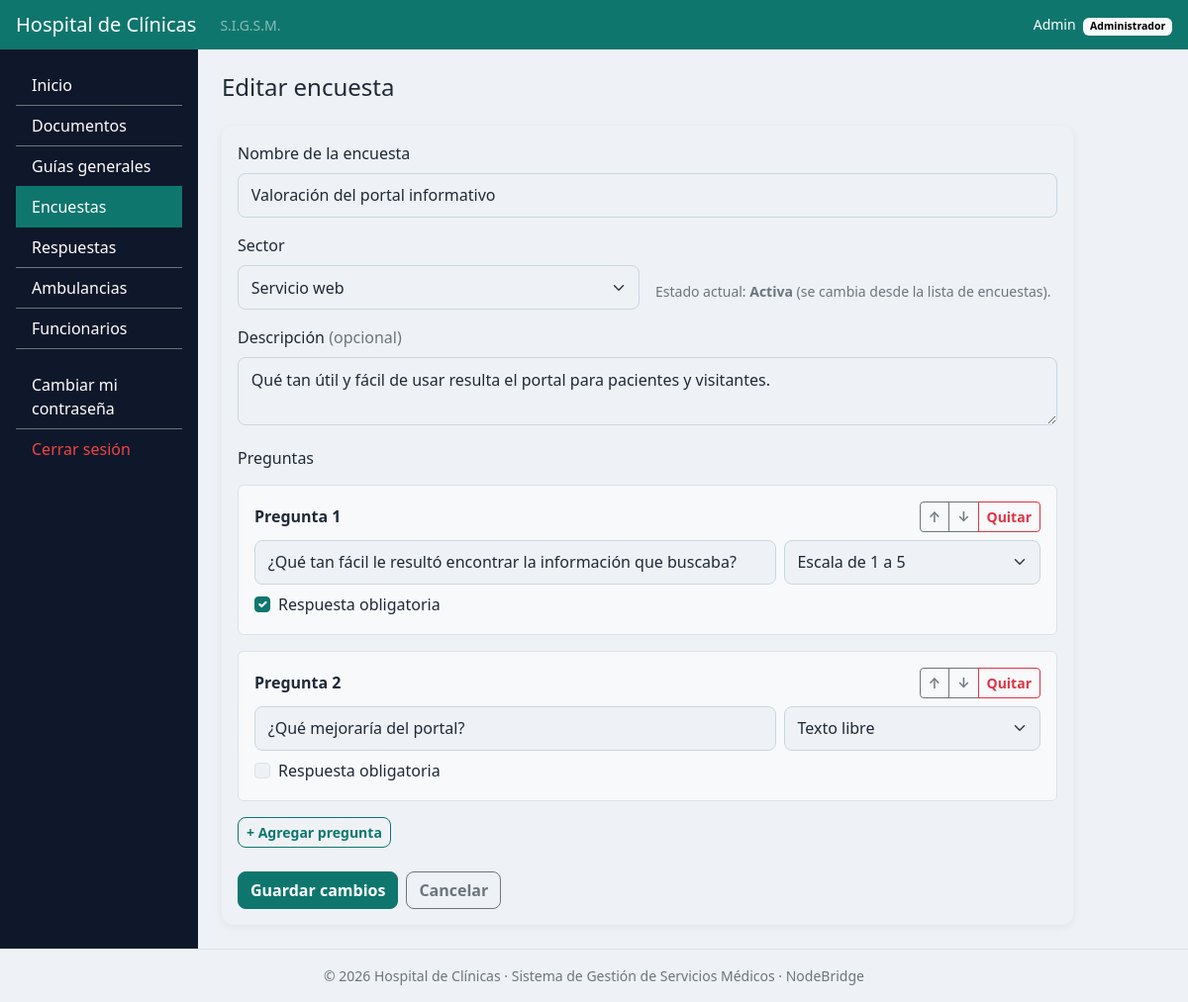
The app's page /encuestas/formulario.php?id=2 (signed in) with its own data.
### tables this page shows
CREATE TABLE `funcionario` (
  `id_funcionario` INT AUTO_INCREMENT PRIMARY KEY,
  `nombre` VARCHAR(50) NOT NULL UNIQUE,           
  `contrasena` VARCHAR(255) NOT NULL,             
  `id_rol` INT NOT NULL,
  `activo` TINYINT(1) NOT NULL DEFAULT 1,         
  `email` VARCHAR(70) NULL UNIQUE,
  `cedula` VARCHAR(8) NULL UNIQUE,                 
  `debe_cambiar_clave` TINYINT(1) NOT NULL DEFAULT 0,   
  CONSTRAINT `fk_funcionario_rol` FOREIGN KEY (`id_rol`) REFERENCES `rol` (`id_rol`)
);

CREATE TABLE `rol` (
  `id_rol` INT NOT NULL PRIMARY KEY,
  `nombre_rol` VARCHAR(40) NOT NULL
);

CREATE TABLE `encuesta` (
  `id_encuesta` INT AUTO_INCREMENT PRIMARY KEY,
  `titulo_encuesta` VARCHAR(150) NOT NULL,
  `descripcion` VARCHAR(500) NULL,
  `id_sector` INT NOT NULL,
  `id_funcionario` INT NOT NULL,                  
  `activa` TINYINT(1) NOT NULL DEFAULT 0,         
  `estado_portal` TINYINT(1) NOT NULL DEFAULT 0,  
  `fecha_creacion` DATETIME NOT NULL DEFAULT CURRENT_TIMESTAMP,
  `fecha_modificacion` DATETIME NOT NULL DEFAULT CURRENT_TIMESTAMP ON UPDATE CURRENT_TIMESTAMP,
  UNIQUE KEY `uq_encuesta_sector_titulo` (`id_sector`, `titulo_encuesta`),
  INDEX `idx_encuesta_titulo` (`titulo_encuesta`),
  CONSTRAINT `fk_encuesta_id_sector` FOREIGN KEY (`id_sector`) REFERENCES `sector` (`id_sector`),
  CONSTRAINT `fk_encuesta_id_funcionario` FOREIGN KEY (`id_funcionario`) REFERENCES `funcionario` (`id_funcionario`)
);

CREATE TABLE `sector` (
  `id_sector` INT AUTO_INCREMENT PRIMARY KEY,
  `nombre_sector` VARCHAR(60) NOT NULL UNIQUE
);

CREATE TABLE `pregunta` (
  `id_pregunta` INT AUTO_INCREMENT PRIMARY KEY,
  `id_encuesta` INT NOT NULL,
  `texto_pregunta` VARCHAR(255) NOT NULL,
  `tipo` ENUM('escala', 'opcion', 'texto') NOT NULL DEFAULT 'escala',   
  `opciones` TEXT NULL,                           
  `obligatoria` TINYINT(1) NOT NULL DEFAULT 1,
  `orden` SMALLINT NOT NULL DEFAULT 1,
  INDEX `idx_pregunta_encuesta` (`id_encuesta`, `orden`),
  CONSTRAINT `fk_pregunta_id_encuesta` FOREIGN KEY (`id_encuesta`) REFERENCES `encuesta` (`id_encuesta`) ON DELETE CASCADE
);

### includes/helpers.php (called while the page is built, shortened)
<?php
function base_url(): string
{
    $manual = getenv('BASE_URL');
    $raiz = str_replace('\\', '/', (string) realpath(__DIR__ . '/..')) . '/';
    $script = str_replace('\\', '/', (string) realpath((string) ($_SERVER['SCRIPT_FILENAME'] ?? '')));
    $urlScript = (string) parse_url((string) ($_SERVER['SCRIPT_NAME'] ?? ''), PHP_URL_PATH);
    if ($script !== '' && strpos($script, $raiz) === 0) {
        $relativa = '/' . substr($script, strlen($raiz));
        if (substr($urlScript, -strlen($relativa)) === $relativa) {
            return rtrim(substr($urlScript, 0, -strlen($relativa)), '/');
        }
    }
    return '';
}
function url(string $ruta = ''): string
{
    return base_url() . '/' . ltrim($ruta, '/');
}
function h(?string $texto): string
{
    return htmlspecialchars((string) $texto, ENT_QUOTES, 'UTF-8');
}
function nombre_visible(?string $nombre): string
{
    $n = trim((string) $nombre);
    if (function_exists('mb_substr')) {
        return mb_strtoupper(mb_substr($n, 0, 1, 'UTF-8'), 'UTF-8') . mb_substr($n, 1, null, 'UTF-8');
    }
    return ucfirst($n);
}

### includes/auth.php (called while the page is built, shortened)
<?php
require_once __DIR__ . '/conexion.php';
require_once __DIR__ . '/helpers.php';
function usuario_actual(): ?array
{
    static $usuario = false;
    if ($usuario !== false) {
        return $usuario;
    }
    $usuario = null;
    $id = (int) ($_SESSION['id_funcionario'] ?? 0);
    if ($id > 0) {
        $st = db()->prepare(
            'SELECT f.id_funcionario, f.nombre, f.email, f.id_rol, f.debe_cambiar_clave, r.nombre_rol
               FROM funcionario f
               JOIN rol r ON r.id_rol = f.id_rol
              WHERE f.id_funcionario = ? AND f.activo = 1'
        );
        $st->execute([$id]);
        $usuario = $st->fetch() ?: null;
    }
    return $usuario;
}
function es_admin(): bool
{
    $u = usuario_actual();
    return $u !== null && (int) $u['id_rol'] === ROL_ADMIN;
}
function requerir_login(): array
{
    $u = usuario_actual();
    return $u;
}
function requerir_admin(): array
{
    $u = requerir_login();
    return $u;
}

### includes/conexion.php (called while the page is built, shortened)
<?php
function env_o(string $clave, string $porDefecto): string
{
    $valor = getenv($clave);
    return ($valor === false || $valor === '') ? $porDefecto : $valor;
}
function db(): PDO
{
    static $pdo = null;
    if ($pdo !== null) {
        return $pdo;
    }
    $dsn = env_o('DB_DSN', sprintf(
        'mysql:host=%s;port=%s;dbname=%s;charset=utf8mb4',
        env_o('DB_HOST', '127.0.0.1'),
        env_o('DB_PORT', '3306'),
        env_o('DB_NAME', 'sigsm')
    ));
    try {
        $pdo = new PDO($dsn, env_o('DB_USER', 'root'), env_o('DB_PASS', ''), [
            PDO::ATTR_ERRMODE => PDO::ERRMODE_EXCEPTION,
            PDO::ATTR_DEFAULT_FETCH_MODE => PDO::FETCH_ASSOC,
            PDO::ATTR_EMULATE_PREPARES => false,
        ]);
    } catch (PDOException $e) {
        error_log('[sigsm] No se pudo conectar a la base: ' . $e->getMessage());
        http_response_code(500);
        exit('No se pudo conectar a la base de datos. Verifique que MySQL esté iniciado y que la base "sigsm" esté importada.');
    }
    return $pdo;
}

### includes/encuestas.php (called while the page is built, shortened)
<?php
require_once __DIR__ . '/conexion.php';
function listar_sectores(): array
{
    return db()->query('SELECT id_sector, nombre_sector FROM sector ORDER BY nombre_sector')->fetchAll();
}
function preguntas_de_encuesta(int $idEncuesta): array
{
    $st = db()->prepare(
        'SELECT id_pregunta, texto_pregunta, tipo, opciones, obligatoria
           FROM pregunta WHERE id_encuesta = ? ORDER BY orden, id_pregunta'
    );
    $st->execute([$idEncuesta]);
    $preguntas = [];
    foreach ($st->fetchAll() as $f) {
        $preguntas[] = [
            'id' => (int) $f['id_pregunta'],
            'texto' => (string) $f['texto_pregunta'],
            'tipo' => (string) $f['tipo'],
            'opciones' => (string) ($f['opciones'] ?? ''),
            'obligatoria' => (int) $f['obligatoria'],
        ];
    }
    return $preguntas;
}

### encuestas/formulario.php (the view, shortened to what this page needs)
<?php
require_once __DIR__ . '/../includes/auth.php';
require_once __DIR__ . '/../includes/layout.php';
require_once __DIR__ . '/../includes/encuestas.php';
$usuario = requerir_admin();
$pdo = db();
$id = (int) ($_GET['id'] ?? $_POST['id'] ?? 0);
$encuesta = null;
if ($id > 0) {
    $st = $pdo->prepare('SELECT * FROM encuesta WHERE id_encuesta = ?');
    $st->execute([$id]);
    $encuesta = $st->fetch() ?: null;
}
$sectores = listar_sectores();
$titulo = (string) ($encuesta['titulo_encuesta'] ?? '');
$descripcion = (string) ($encuesta['descripcion'] ?? '');
$sectorSel = (int) ($encuesta['id_sector'] ?? 0);
$preguntas = $encuesta ? preguntas_de_encuesta($id) : [pregunta_vacia()];
function fila_pregunta(int $i, array $p): string
{
    ?>
    <div class="pregunta border rounded p-3 mb-3 bg-light">
        <div class="d-flex justify-content-between align-items-center mb-2">
            <strong class="numero-pregunta">Pregunta <?= $i + 1 ?></strong>
            <div class="btn-group btn-group-sm" role="group" aria-label="Acciones de la pregunta">
                <button type="button" class="btn btn-outline-secondary" data-accion="subir" title="Subir" aria-label="Subir pregunta">&uarr;</button>
                <button type="button" class="btn btn-outline-secondary" data-accion="bajar" title="Bajar" aria-label="Bajar pregunta">&darr;</button>
                <button type="button" class="btn btn-outline-danger" data-accion="quitar">Quitar</button>
            </div>
        </div>
        <div class="row g-2">
            <div class="col-12 col-md-8">
                <input type="text" class="form-control" name="preguntas[<?= $i ?>][texto]" maxlength="255" required
                       placeholder="Texto de la pregunta" aria-label="Texto de la pregunta" value="<?= h($p['texto']) ?>">
            </div>
            <div class="col-12 col-md-4">
                <select class="form-select tipo-pregunta" name="preguntas[<?= $i ?>][tipo]" aria-label="Tipo de respuesta">
                    <?php foreach (TIPOS_PREGUNTA as $valor => $texto): ?>
                        <option value="<?= h($valor) ?>"<?= $p['tipo'] === $valor ? ' selected' : '' ?>><?= h($texto) ?></option>
                    <?php endforeach; ?>
                </select>
            </div>
            <div class="col-12">
                <label class="form-check-label d-inline-flex align-items-center gap-2">
                    <input class="form-check-input mt-0" type="checkbox" name="preguntas[<?= $i ?>][obligatoria]" value="1"<?= $p['obligatoria'] ? ' checked' : '' ?>>
                    Respuesta obligatoria
                </label>
            </div>
        </div>
    </div>
    <?php
    return (string) ob_get_clean();
}
encabezado($encuesta ? 'Editar encuesta' : 'Nueva encuesta', 'encuestas');
?>
<div class="card" style="max-width: 860px;">
    <div class="card-body">
        <form method="POST" id="form-encuesta">
            <div class="mb-3">
                <label class="form-label" for="titulo">Nombre de la encuesta</label>
                <input class="form-control" id="titulo" name="titulo" maxlength="150" required value="<?= h($titulo) ?>">
            </div>
            <div class="row g-3 mb-3">
                <div class="col-12 col-md-6">
                    <label class="form-label" for="sector">Sector</label>
                    <select class="form-select" id="sector" name="sector" required>
                        <?php foreach ($sectores as $s): ?>
                            <option value="<?= (int) $s['id_sector'] ?>"<?= $sectorSel === (int) $s['id_sector'] ? ' selected' : '' ?>>
                                <?= h($s['nombre_sector']) ?>
                            </option>
                        <?php endforeach; ?>
                    </select>
                </div>
                <div class="col-12 col-md-6 d-flex align-items-end">
                    <p class="text-secondary small mb-2">
                        <?php if ($encuesta === null): ?>
                            La encuesta se crea <strong>inactiva</strong>; se activa desde la lista de encuestas.
                        <?php else: ?>
                            Estado actual: <strong><?= $encuesta['activa'] ? 'Activa' : 'Inactiva' ?></strong>
                            (se cambia desde la lista de encuestas).
                        <?php endif; ?>
                    </p>
                </div>
            </div>
            <div class="mb-4">
                <label class="form-label" for="descripcion">Descripción <span class="text-secondary">(opcional)</span></label>
                <textarea class="form-control" id="descripcion" name="descripcion" rows="2" maxlength="500"><?= h($descripcion) ?></textarea>
            </div>
            <h2 class="h6 mb-3">Preguntas</h2>
            <div id="preguntas">
                <?php foreach (array_values($preguntas) as $i => $p): ?>
                    <?= fila_pregunta($i, $p) ?>
                <?php endforeach; ?>
            </div>
            <button type="button" class="btn btn-outline-primary btn-sm mb-4" id="agregar-pregunta">+ Agregar pregunta</button>
            <div class="d-flex gap-2">
                <button type="submit" class="btn btn-primary"><?= $encuesta ? 'Guardar cambios' : 'Crear encuesta' ?></button>
                <a class="btn btn-outline-secondary" href="<?= h(url('encuestas/index.php')) ?>">Cancelar</a>
            </div>
        </form>
    </div>
</div>
<?php pie(); ?>

### includes/layout.php (shortened to what this page needs)
<?php
function bootstrap_css(): string
{
    return 'https://cdn.jsdelivr.net/npm/bootstrap@5.3.3/dist/css/bootstrap.min.css';
}
function opciones_menu(): array
{
    return [
        'panel'        => ['Inicio',        'panel.php',                false],
        'documentos'   => ['Documentos',    'documentos/index.php',     false],
        'guias'        => ['Guías generales', 'documentos/index.php?tipo=guias', false],
        'encuestas'    => ['Encuestas',     'encuestas/index.php',      true],
        'respuestas'   => ['Respuestas',    'encuestas/respuestas.php', true],
        'ambulancias'  => ['Ambulancias',   'ambulancias/index.php',    false],
        'funcionarios' => ['Funcionarios',  'funcionarios/index.php',   true],
    ];
}
function encabezado(string $titulo, string $activo): void
{
    $u = usuario_actual();
    ?>
<!DOCTYPE html>
<html lang="es">
<head>
    <link href="<?= h(bootstrap_css()) ?>" rel="stylesheet">
    <link href="<?= h(url('assets/css/estilos.css')) ?>" rel="stylesheet">
</head>
<body>
<header class="navbar navbar-dark bg-primary px-3 py-2">
    <div class="d-flex align-items-center gap-2">
        <a class="navbar-brand mb-0 h1 fs-5" href="<?= h(url('panel.php')) ?>">Hospital de Clínicas</a>
        <span class="text-white-50 small d-none d-sm-inline">S.I.G.S.M.</span>
    </div>
    <?php if ($u): ?>
        <div class="text-white small text-end">
            <?= h(nombre_visible($u['nombre'])) ?>
            <span class="badge text-bg-light ms-1"><?= h($u['nombre_rol']) ?></span>
        </div>
    <?php endif; ?>
</header>
<div class="container-fluid">
    <div class="row">
        <?php if ($u): ?>
        <nav id="menu-lateral" class="col-md-3 col-lg-2 bg-dark collapse d-md-block p-3 menu-lateral">
            <div class="list-group list-group-flush">
                <?php foreach (opciones_menu() as $clave => [$texto, $ruta, $soloAdmin]): ?>
                    <a href="<?= h(url($ruta)) ?>"
                       class="list-group-item list-group-item-action bg-dark text-white border-secondary<?= $clave === $activo ? ' active' : '' ?>">
                        <?= h($texto) ?>
                    </a>
                <?php endforeach; ?>
                <a href="<?= h(url('cambiar_clave.php')) ?>"
                   class="list-group-item list-group-item-action bg-dark text-white border-secondary mt-3">Cambiar mi contraseña</a>
                <a href="<?= h(url('logout.php')) ?>"
                   class="list-group-item list-group-item-action bg-dark text-danger border-secondary">Cerrar sesión</a>
            </div>
        </nav>
        <?php endif; ?>
        <main class="<?= $u ? 'col-md-9 col-lg-10' : 'col-12' ?> p-4">
            <h1 class="h4 mb-4"><?= h($titulo) ?></h1>
<?php
}
function pie(): void
{
    ?>
        </main>
    </div>
</div>
<footer class="text-center text-secondary small py-3 border-top">
    © 2026 Hospital de Clínicas · Sistema de Gestión de Servicios Médicos · NodeBridge
</footer>
</body>
</html>
<?php
}

### assets/css/estilos.css (style rules this page uses)
:root { --color-primario: #0f766e; --color-primario-hover: #115e59; --color-fondo: #eef2f6; --color-texto: #1f2937; --color-borde: #cbd5e1; --color-error: #ef4444; --bs-primary: #0f766e; --bs-primary-rgb: 15, 118, 110; --bs-link-color: #0f766e; --bs-link-color-rgb: 15, 118, 110; --bs-link-hover-color: #115e59; --bs-link-hover-color-rgb: 17, 94, 89; --bs-body-color: #1f2937; --bs-body-color-rgb: 31, 41, 55; --bs-body-bg: #eef2f6; --bs-body-bg-rgb: 238, 242, 246; --bs-danger: #ef4444; --bs-danger-rgb: 239, 68, 68; }
body { background-color: var(--color-fondo); color: var(--color-texto); }
.btn { --bs-btn-border-radius: 8px; font-weight: 600; }
.btn-primary { --bs-btn-bg: #0f766e; --bs-btn-border-color: #0f766e; --bs-btn-hover-bg: #115e59; --bs-btn-hover-border-color: #115e59; --bs-btn-active-bg: #115e59; --bs-btn-active-border-color: #115e59; --bs-btn-disabled-bg: #0f766e; --bs-btn-disabled-border-color: #0f766e; --bs-btn-focus-shadow-rgb: 15, 118, 110; }
.btn-outline-primary { --bs-btn-color: #0f766e; --bs-btn-border-color: #0f766e; --bs-btn-hover-bg: #0f766e; --bs-btn-hover-border-color: #0f766e; --bs-btn-active-bg: #0f766e; --bs-btn-active-border-color: #0f766e; --bs-btn-disabled-color: #0f766e; --bs-btn-disabled-border-color: #0f766e; --bs-btn-focus-shadow-rgb: 15, 118, 110; }
.form-control, .form-select { border-color: var(--color-borde); border-radius: 8px; padding: 0.6rem 0.8rem; }
.form-check-input:checked { background-color: var(--color-primario); border-color: var(--color-primario); }
.card { border: none; border-radius: 12px; box-shadow: 0 2px 10px rgba(15, 23, 42, 0.06); }
.menu-lateral { --bs-dark-rgb: 15, 23, 42; }
@media (min-width: 768px) { .menu-lateral { min-height: calc(100vh - 56px); } }
.menu-lateral .list-group-item.active { background-color: var(--color-primario) !important; border-color: var(--color-primario) !important; }

### records on screen
funcionario: nombre "Admin", id_rol.nombre_rol "Administrador"
encuesta: sector "Servicio web", descripcion "Qué tan útil y fácil de usar resulta el portal para pacientes y visitantes."
pregunta: texto_pregunta "¿Qué tan fácil le resultó encontrar la información que buscaba?", tipo "Escala de 1 a 5", obligatoria "☑"
pregunta: texto_pregunta "¿Qué mejoraría del portal?", tipo "Texto libre"

### other values on screen
$texto "Inicio"
$texto "Documentos"
$texto "Guías generales"
$texto "Encuestas"
$texto "Respuestas"
$texto "Ambulancias"
$texto "Funcionarios"
$titulo "Editar encuesta"
